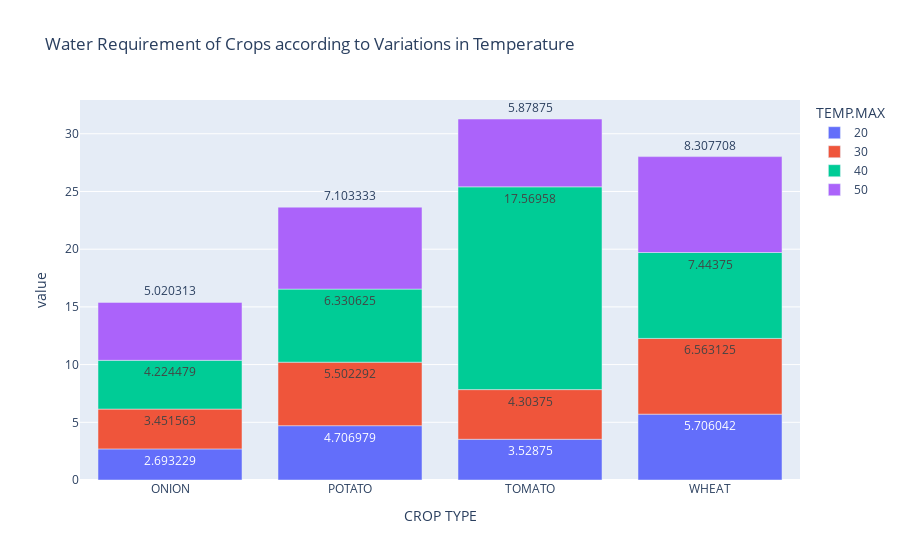

The notebook cell saved with this chart:
### Code cell
ax = min_temp.unstack(level=0)
fig3=px.bar(ax,title="Water Requirement of Crops according to Variations in Temperature")
fig3.update_traces(texttemplate='%{y}', textposition='outside')
fig3.show()

### Figure 1 — Plotly figure (JSON) as saved in the notebook; plotly's stock layout.template omitted (floating-point values rounded to 4 significant figures)
{"data": [{"alignmentgroup": "True", "hovertemplate": "TEMP.MAX=20<br>CROP TYPE=%{x}<br>value=%{y}<extra></extra>", "legendgroup": "20", "marker": {"color": "#636efa", "pattern": {"shape": ""}}, "name": "20", "offsetgroup": "20", "orientation": "v", "showlegend": true, "textposition": "outside", "texttemplate": "%{y}", "type": "bar", "x": ["ONION", "POTATO", "TOMATO", "WHEAT"], "xaxis": "x", "y": [2.693, 4.707, 3.529, 5.706], "yaxis": "y"}, {"alignmentgroup": "True", "hovertemplate": "TEMP.MAX=30<br>CROP TYPE=%{x}<br>value=%{y}<extra></extra>", "legendgroup": "30", "marker": {"color": "#EF553B", "pattern": {"shape": ""}}, "name": "30", "offsetgroup": "30", "orientation": "v", "showlegend": true, "textposition": "outside", "texttemplate": "%{y}", "type": "bar", "x": ["ONION", "POTATO", "TOMATO", "WHEAT"], "xaxis": "x", "y": [3.452, 5.502, 4.304, 6.563], "yaxis": "y"}, {"alignmentgroup": "True", "hovertemplate": "TEMP.MAX=40<br>CROP TYPE=%{x}<br>value=%{y}<extra></extra>", "legendgroup": "40", "marker": {"color": "#00cc96", "pattern": {"shape": ""}}, "name": "40", "offsetgroup": "40", "orientation": "v", "showlegend": true, "textposition": "outside", "texttemplate": "%{y}", "type": "bar", "x": ["ONION", "POTATO", "TOMATO", "WHEAT"], "xaxis": "x", "y": [4.224, 6.331, 17.57, 7.444], "yaxis": "y"}, {"alignmentgroup": "True", "hovertemplate": "TEMP.MAX=50<br>CROP TYPE=%{x}<br>value=%{y}<extra></extra>", "legendgroup": "50", "marker": {"color": "#ab63fa", "pattern": {"shape": ""}}, "name": "50", "offsetgroup": "50", "orientation": "v", "showlegend": true, "textposition": "outside", "texttemplate": "%{y}", "type": "bar", "x": ["ONION", "POTATO", "TOMATO", "WHEAT"], "xaxis": "x", "y": [5.02, 7.103, 5.879, 8.308], "yaxis": "y"}], "layout": {"barmode": "relative", "legend": {"title": {"text": "TEMP.MAX"}, "tracegroupgap": 0}, "title": {"text": "Water Requirement of Crops according to Variations in Temperature"}, "xaxis": {"anchor": "y", "domain": [0, 1], "title": {"text": "CROP TYPE"}}, "yaxis": {"anchor": "x", "domain": [0, 1], "title": {"text": "value"}}}}
